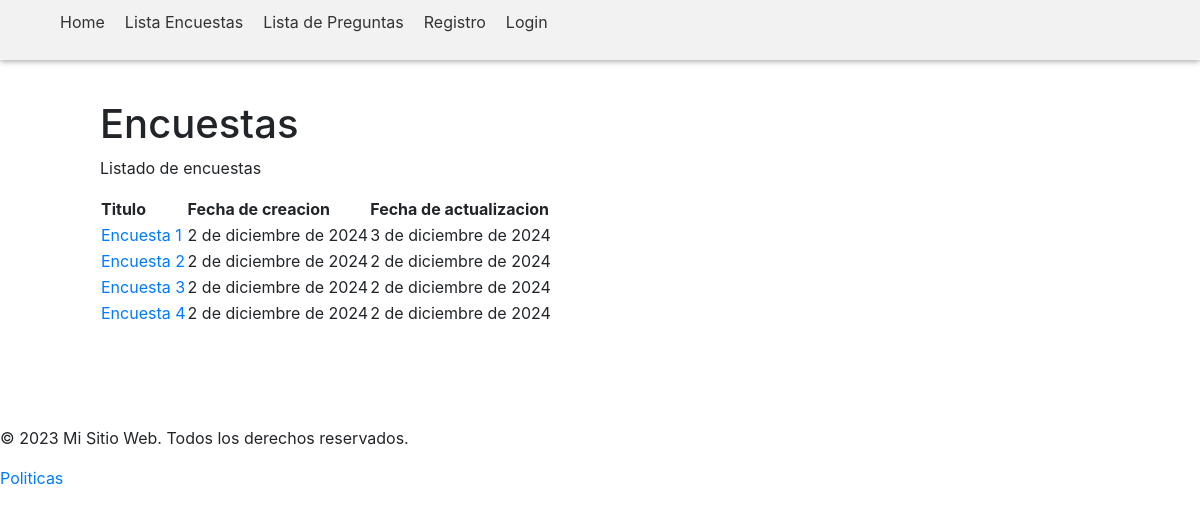
/encuesta/, run on an earlier commit of the app's database.
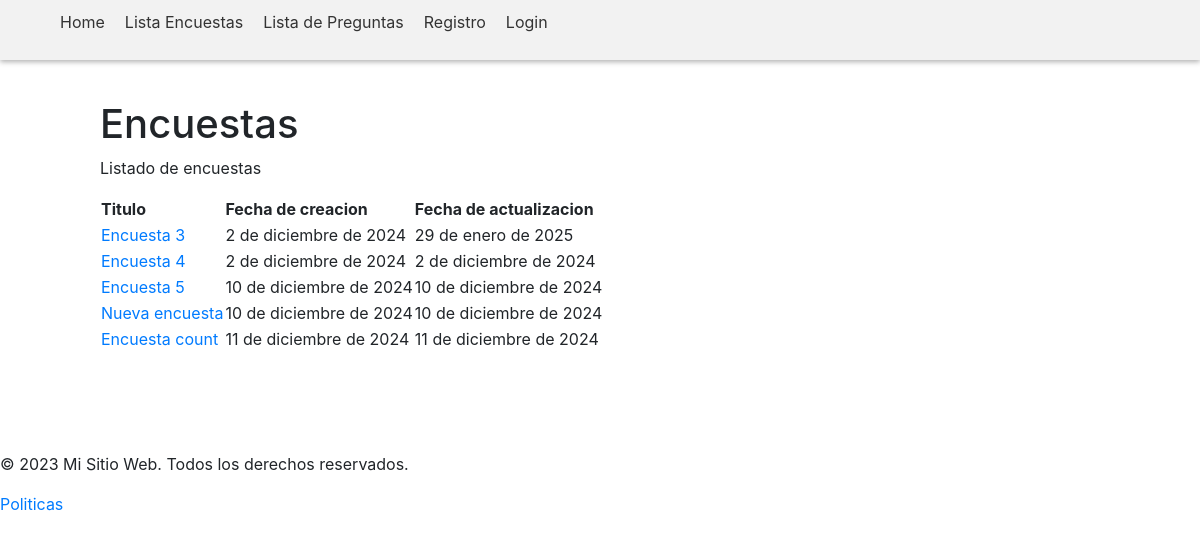
And on a later commit of the database.
### encuesta/models.py (models this page shows, shortened)
class Encuesta(models.Model):
    titulo = models.CharField(verbose_name="Título",max_length=100)
    descripcion = models.TextField(verbose_name="Descripción")
    fecha_creacion = models.DateField(verbose_name="Fecha de creación", auto_now_add=True)
    fecha_actualizacion = models.DateField(verbose_name="Fecha de actualización", auto_now=True)
    class Meta:
        verbose_name = "Encuesta"
        verbose_name_plural = "Encuestas"

### encuesta/views.py (the view)
# urls.py: path('', EncuestasListView.as_view(), name='listar_encuestas'),
class EncuestasListView(ListView):
    model = Encuesta
    template_name = 'encuesta/listar_encuestas.html'
    def get_queryset(self):
        archivo_politicas = PoliticasDatos.objects.first()
        return_object = {}
        return_object['archivo_politicas'] = archivo_politicas
        return_object['encuestas'] = self.model.objects.all()
        return return_object

### templates/encuesta/listar_encuestas.html (shortened to what this page needs)
{% extends 'base.html' %}
{% block content %}
<h1>Encuestas</h1>
<p>Listado de encuestas</p>
<table>
    <thead>
        <tr>
            <th>Titulo</th>
            <th>Fecha de creacion</th>
            <th>Fecha de actualizacion</th>
        </tr>
    </thead>
    <tbody>
        {% for encuesta in object_list.encuestas %}
        <tr>
            <td><a href="{% url 'detalle_encuesta' encuesta.id %}">{{encuesta.titulo}}</a></td>
            <td>{{encuesta.fecha_creacion}}</td>
            <td>{{encuesta.fecha_actualizacion}}</td>
        </tr>
        {% endfor %}
    </tbody>
</table>
{% endblock %}

What changed in the data, as far as the page shows it:
removed Encuesta: titulo "Encuesta 1", fecha_creacion "2 de diciembre de 2024", fecha_actualizacion "3 de diciembre de 2024"
removed Encuesta: titulo "Encuesta 2", fecha_creacion "2 de diciembre de 2024", fecha_actualizacion "2 de diciembre de 2024"
changed Encuesta "Encuesta 3": fecha_actualizacion "2 de diciembre de 2024" → "29 de enero de 2025"
added Encuesta: titulo "Encuesta 5", fecha_creacion "10 de diciembre de 2024", fecha_actualizacion "10 de diciembre de 2024"
added Encuesta: titulo "Nueva encuesta", fecha_creacion "10 de diciembre de 2024", fecha_actualizacion "10 de diciembre de 2024"
added Encuesta: titulo "Encuesta count", fecha_creacion "11 de diciembre de 2024", fecha_actualizacion "11 de diciembre de 2024"
